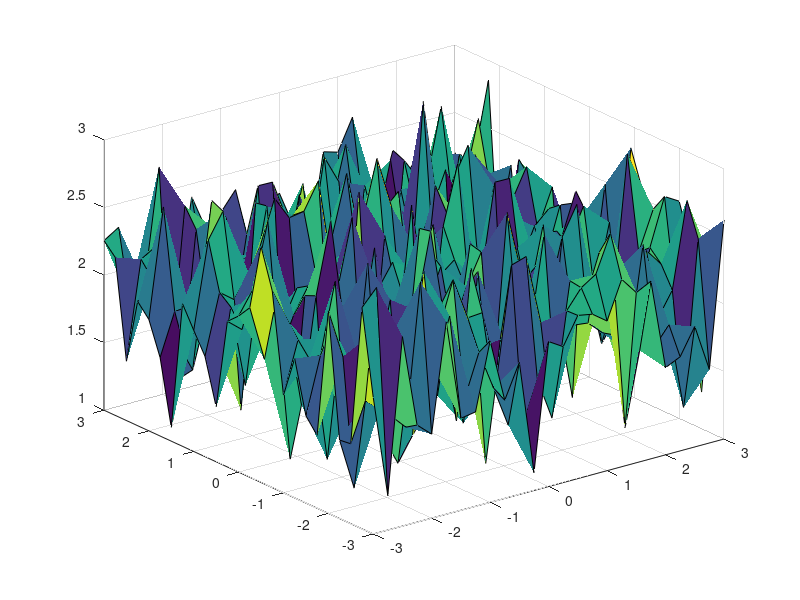
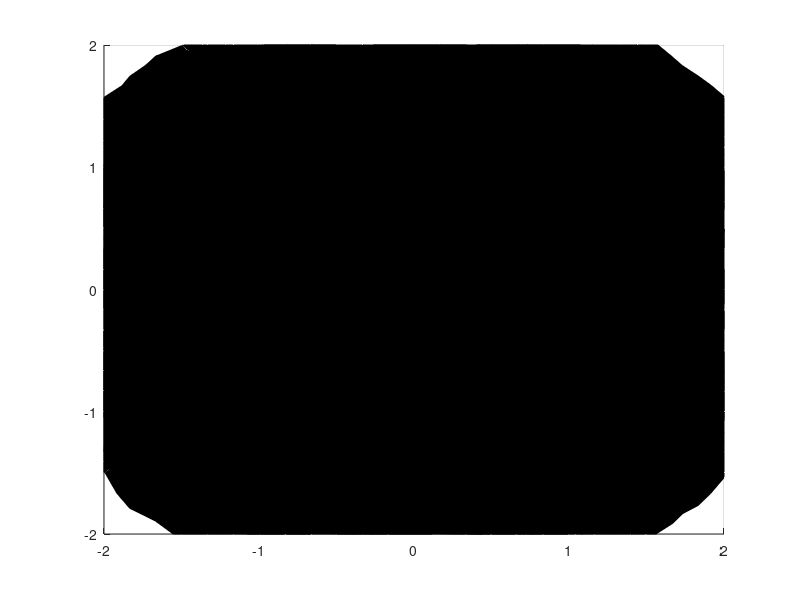

The MATLAB source for these figures, in order: (Note: this script raises an error after producing the figures.)
nx = 25;
ny = 25;
nz = 25;

x1 = linspace(-3,3,25); x2 = linspace(-3,3,25);
[X1,X2] = meshgrid(x1,x2);

z1 = X1.^2 + X2.^2 + rand(25);
z2 = X1.^2 + X2.^2 + 3 + rand(25);
%surf(x,y,z1);
%hold on
%surf(x,y,z2)
%% Create 3D grid containing distance to closest surface
surf(X1,X2,z2-z1-1);
hold on;
[y3,x3,z3] = ndgrid(linspace(-2,2,ny),linspace(-2,2,nx),linspace(-10,15,nz));
v = zeros(size(z3));
for r=1:ny
    for c=1:nx
        for s=1:nz
            d1 = z3(r,c,s) - z1(r,c);
            d2 = z2(r,c) - z3(r,c,s);
            if d1 < 0
                v3(r,c,s) = d1;
            elseif d2 < 0
                v3(r,c,s) = d2;
            else
                v3(r,c,s) = min(d1,d2);
            end
        end
    end
end
%% Create isosurface
figure
grid on;
p = [patch(isosurface(x3,y3,z3,v3,0)), ...
     patch(isocaps(x3,y3,z3,v3,0))];
isonormals(x3,y3,z3,v3,p(1)) 
set(p,'FaceColor','yellow')
set(p,'EdgeColor','none')
set(p,'FaceLighting','gouraud')
view(3)
camlight right

axis([-inf inf -inf inf -inf 25]);